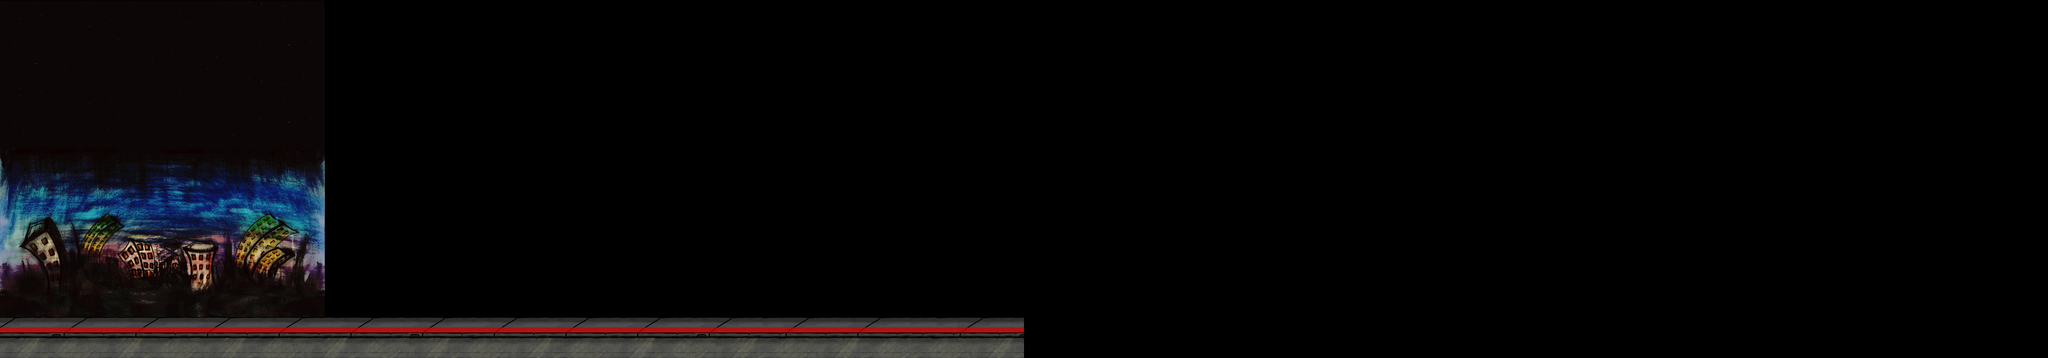

The image is a tile-based game level rendered from a .tmx file. Its description and source (layers, tilesets, objects; grid data summarised) follow:
An orthogonal 400x70 tile map with 16x16 px tiles, 10 tile layers (background_street, background_layer, background_detail_bottom, background_detail_middle, ...), 6 tilesets, 1 image layer and 3 objects (mainPlayer, boss_manager, neon_sign).

<map version="1.0" orientation="orthogonal" width="400" height="70" tilewidth="16" tileheight="16">
 <properties>
  <property name="background_color" value="#000000" />
 </properties>
 <tileset firstgid="1" name="metatiles" tilewidth="16" tileheight="16">
  <image source="../../tilesets/metatiles.png" width="128" height="16" />
  <tile id="0">
   <properties>
    <property name="type" value="solid" />
   </properties>
  </tile>
  <tile id="1">
   <properties>
    <property name="type" value="platform" />
   </properties>
  </tile>
  <tile id="2">
   <properties>
    <property name="type" value="lslope" />
   </properties>
  </tile>
  <tile id="3">
   <properties>
    <property name="type" value="rslope" />
   </properties>
  </tile>
  <tile id="4">
   <properties>
    <property name="type" value="ladder" />
   </properties>
  </tile>
  <tile id="5">
   <properties>
    <property name="action" value="jump" />
    <property name="type" value="platform" />
   </properties>
  </tile>
  <tile id="6">
   <properties>
    <property name="action" value="turnaround_right" />
    <property name="type" value="platform" />
   </properties>
  </tile>
  <tile id="7">
   <properties>
    <property name="action" value="turnaround_left" />
    <property name="type" value="platform" />
   </properties>
  </tile>
 </tileset>
 <tileset firstgid="9" name="city_objects" tilewidth="16" tileheight="16">
  <image source="../../tilesets/city_objects.png" width="960" height="480" />
 </tileset>
 <tileset firstgid="1809" name="windows_n_doors_tileset" tilewidth="16" tileheight="16">
  <image source="../../tilesets/windows_n_doors_tileset.png" width="640" height="512" />
 </tileset>
 <tileset firstgid="3089" name="colors_n_textures" tilewidth="16" tileheight="16">
  <image source="../../tilesets/colors_n_textures.png" width="640" height="192" />
 </tileset>
 <tileset firstgid="3569" name="forest_world" tilewidth="16" tileheight="16">
  <image source="../../tilesets/forest_world_tileset.png" width="960" height="480" />
 </tileset>
 <tileset firstgid="5369" name="city_world_tileset" tilewidth="16" tileheight="16">
  <image source="../../tilesets/city_world_tileset.png" trans="ff0000" width="960" height="480" />
  <tile id="712">
   <properties>
    <property name="type" value="ladder" />
   </properties>
  </tile>
 </tileset>
 <imagelayer name="city_world_background" width="400" height="70">
  <image source="../../backgrounds/city_world_background.png" />
 </imagelayer>
 <layer name="background_street" width="400" height="70">
  <properties>
   <property name="preRender" value="true" />
  </properties>
  <data>[28000 cells, 0 non-empty, 0 distinct tile ids]</data>
 </layer>
 <layer name="background_layer" width="400" height="70">
  <properties>
   <property name="preRender" value="true" />
  </properties>
  <data>[28000 cells, 1600 non-empty, 63 distinct tile ids]</data>
 </layer>
 <layer name="background_detail_bottom" width="400" height="70">
  <properties>
   <property name="preRender" value="true" />
  </properties>
  <data>[28000 cells, 0 non-empty, 0 distinct tile ids]</data>
 </layer>
 <layer name="background_detail_middle" width="400" height="70">
  <properties>
   <property name="preRender" value="true" />
  </properties>
  <data>[28000 cells, 0 non-empty, 0 distinct tile ids]</data>
 </layer>
 <layer name="background_detail_top" width="400" height="70">
  <properties>
   <property name="preRender" value="true" />
  </properties>
  <data>[28000 cells, 0 non-empty, 0 distinct tile ids]</data>
 </layer>
 <layer name="background_texture" width="400" height="70" opacity="0.38">
  <properties>
   <property name="preRender" value="true" />
  </properties>
  <data>[28000 cells, 0 non-empty, 0 distinct tile ids]</data>
 </layer>
 <objectgroup name="objects" width="400" height="70">
  <object name="mainPlayer" x="18" y="978" width="36" height="39" />
  <object name="boss_manager" x="13" y="457" width="25" height="23" />
  <object name="neon_sign" x="3082" y="880" width="100" height="46" />
 </objectgroup>
 <objectgroup name="zombies" width="400" height="70" />
 <layer name="foreground_layer_bottom" width="400" height="70">
  <properties>
   <property name="preRender" value="true" />
  </properties>
  <data>[28000 cells, 0 non-empty, 0 distinct tile ids]</data>
 </layer>
 <layer name="foreground_layer_middle" width="400" height="70">
  <properties>
   <property name="preRender" value="true" />
  </properties>
  <data>[28000 cells, 0 non-empty, 0 distinct tile ids]</data>
 </layer>
 <layer name="foreground_layer_transparency" width="400" height="70" opacity="0.24">
  <properties>
   <property name="preRender" value="true" />
  </properties>
  <data>[28000 cells, 800 non-empty, 80 distinct tile ids]</data>
 </layer>
 <layer name="_collision_" width="400" height="70">
  <data>[28000 cells, 200 non-empty, 1 distinct tile ids]</data>
 </layer>
</map>
